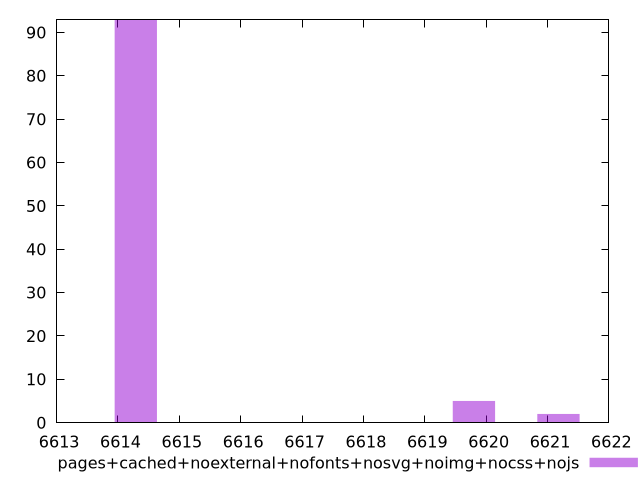

gnuplot code for this plot:
$_pagesCachedNoexternalNofontsNosvgNoimgNocssNojs <<EOF
6614.2904334043915 93
6619.800620165532 5
6621.178166855817 2
EOF
set key outside below
set terminal pngcairo
set output "report_00004_2020-11-02T20-21-41.718Z/total-byte-weight/pages+cached+noexternal+nofonts+nosvg+noimg+nocss+nojs//raw_hist.png"
set yrange [0:93]
set boxwidth 0.6887733451426004
set style fill transparent solid 0.5 noborder
plot $_pagesCachedNoexternalNofontsNosvgNoimgNocssNojs title "pages+cached+noexternal+nofonts+nosvg+noimg+nocss+nojs" with boxes ,
